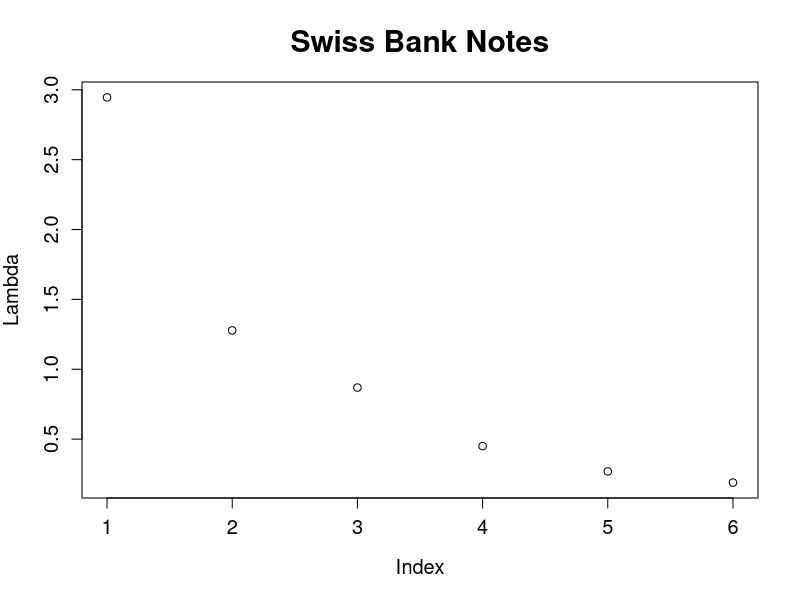
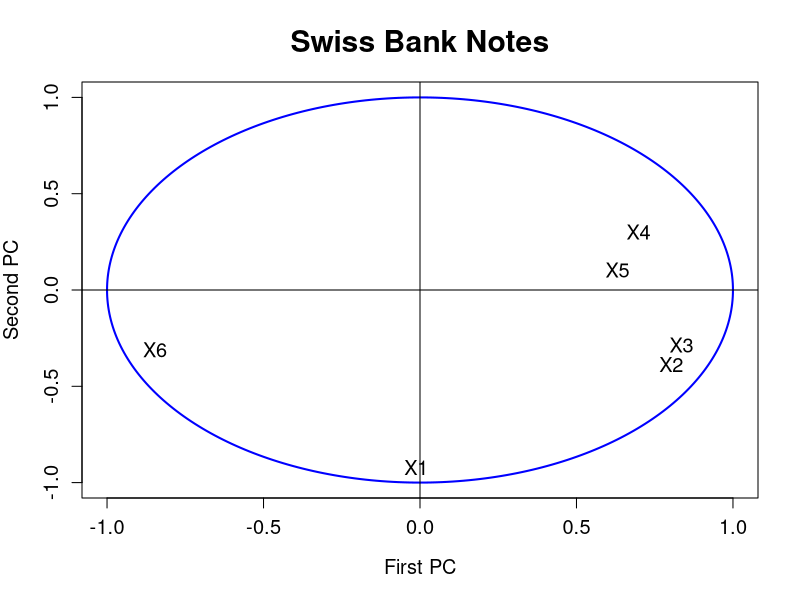

The R source for these figures, in order:

# clear all variables
rm(list = ls(all = TRUE))
graphics.off()

# load data
x = read.table("bank2.dat")

x  = scale(x)       # standardizes the data matrix
n  = nrow(x)
e  = eigen(cov(x))  # calculates eigenvalues and eigenvectors and sorts them by size
e1 = e$values

# Plot 1: the relative proportion of variance explained by PCs
dev.new()
plot(e1, xlab = "Index", ylab = "Lambda", main = "Swiss Bank Notes", cex.lab = 1.2, 
    cex.axis = 1.2, cex.main = 1.8)
m    = mean(x)
temp = as.matrix(x - matrix(m, n, ncol(x), byrow = T))
r    = temp %*% e$vectors
r    = cor(cbind(r, x))      # correlation between PCs and variables
r1   = r[7:12, 1:2]          # correlation of the two most important PCs and variables

# Plot 2: the correlations of the original variables with the PCs
dev.new()
ucircle = cbind(cos((0:360)/180 * pi), sin((0:360)/180 * pi))
plot(ucircle, type = "l", lty = "solid", col = "blue", xlab = "First PC", ylab = "Second PC", 
    main = "Swiss Bank Notes", cex.lab = 1.2, cex.axis = 1.2, cex.main = 1.8, lwd = 2)
abline(h = 0, v = 0)
label = c("X1", "X2", "X3", "X4", "X5", "X6")
text(r1, label, cex = 1.2) 
